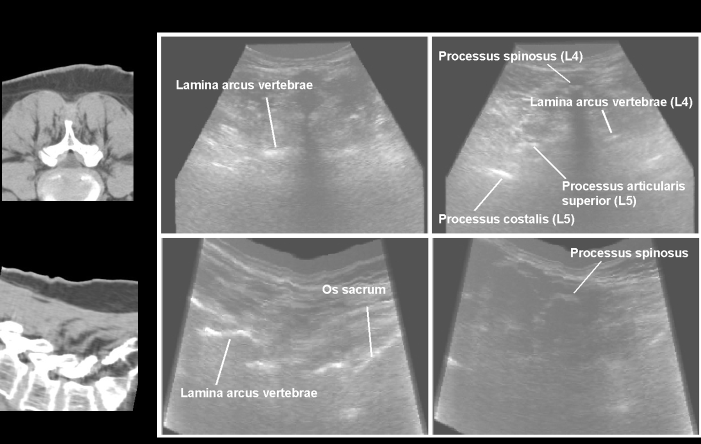
%> input picture AUT/Learning Series 4/Ultraschall-Lendenwirbelsaeule.png, 1401 x 888 px (shown at 1/2 size)
$ octave otsu_method_2.m   (GNU Octave 9; MATLAB toolbox functions it lacks are replaced by stand-ins)
%> lines starting %> are read from the running program, lines starting %| are printed output that depends on the picture; in (x1, y1, x2, y2) boxes, pixels count from 0 and x2, y2 are one past the last pixel; in counts of white or black regions, pixels touching at a corner belong together; the program's own positions count from 1
clear all; close all

%% Otsu's Method
% Example 2
IM = imread('Ultraschall-Lendenwirbelsaeule.png');
%> IM is the input picture: size 888x1401x3 uint8; min 0, max 255, mean 120.4
IM = rgb2gray(IM);
%> IM: size 888x1401 uint8

figure
imshow(IM);title('Lumbar spine: Computer Tomography(left); Ultrasound (right)')

figure
PART1 = IM(500:870,1:300);
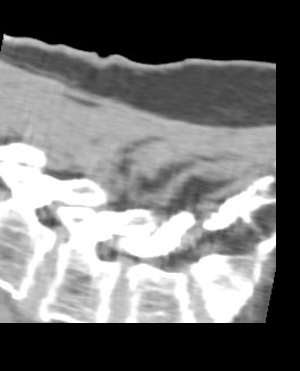
%> PART1: size 371x300 uint8; min 0, max 255, mean 115.1
subplot(2,2,1);
imshow(PART1);title('Original Region (CT)')
SHIFT = 0.0;
level = graythresh(PART1)+SHIFT; % try SHIFT=0.4;
%> level = 0.427
BW = imbinarize(PART1,level);
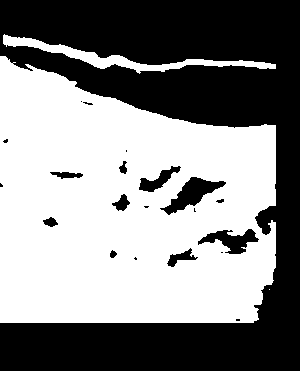
%> BW: size 371x300 logical; 53.2% white; 21 black regions (10 under 20 px), largest, box (x1, y1, x2, y2) and area: (0, 0, 300, 371) 49188, (160, 177, 226, 215) 952, (198, 229, 259, 254) 717

subplot(2,2,2)
imshow(BW)
title('Otsu큦 Image Segmentation')


PART2 = IM(600:800,1:200);
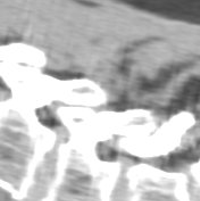
%> PART2: size 201x200 uint8; min 66, max 255, mean 191.5
subplot(2,2,3);
imshow(PART2);
SHIFT = 0.0;
level = graythresh(PART2)+SHIFT; % try other SHIFTs;
%> level = 0.788
BW = imbinarize(PART2,level);
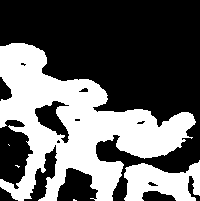
%> BW: size 201x200 logical; 39% white; 5 white regions (3 under 20 px), largest, box (x1, y1, x2, y2) and area: (0, 43, 196, 201) 13588, (124, 160, 200, 201) 2060

subplot(2,2,4)
imshow(BW)
PART3 = IM(590:770,465:730);
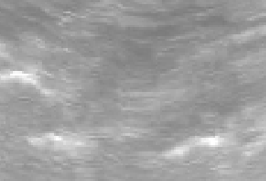
%> PART3: size 181x266 uint8; min 122, max 255, mean 158.5
figure
subplot(1,2,1)
imshow(PART3);title('Original Region (US)')
SHIFT = 0.0;
level = graythresh(PART3)+SHIFT; % try SHIFT=-0.001;
%> level = 0.647
BW = imbinarize(PART3,level);
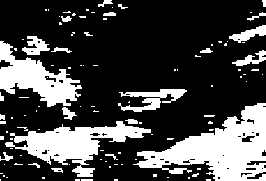
%> BW: size 181x266 logical; 27.2% white; 108 white regions (82 under 20 px), largest, box (x1, y1, x2, y2) and area: (133, 103, 266, 181) 4925, (5, 121, 151, 177) 3061, (0, 41, 82, 107) 2427

subplot(1,2,2)
imshow(BW)
title('Otsu큦 Image Segmentation')
